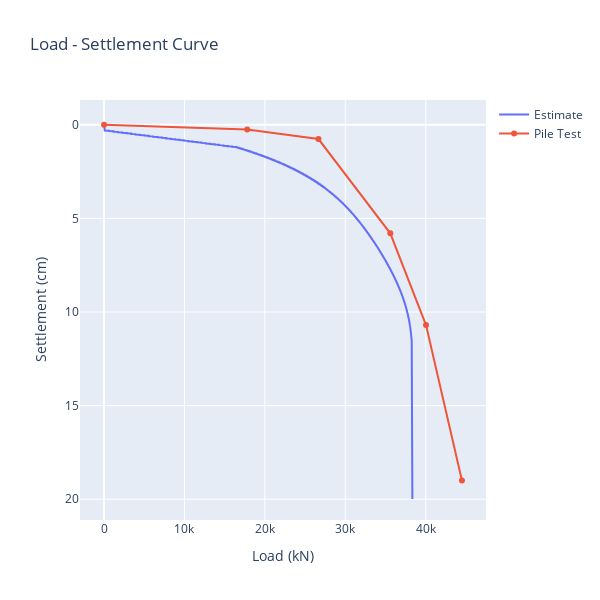

The cell this chart's notebook holds for it:
### Markdown cell above
Hasil uji pembebanan:

### Code cell
data_P = [0,17800,26660,35590,40033,44500]
data_S = [0,0.254,0.762,5.8,10.7,19.0]
data = [data_P,data_S]
p1.TZ_curve(S=20,test_data=data)

### Figure 1 — Plotly figure (JSON) as saved in the notebook; plotly's stock layout.template omitted (floating-point values rounded to 4 significant figures; data arrays with more than 128 entries replaced by an {"elided": "..."} marker saying what was removed)
{"data": [{"connectgaps": true, "name": "Estimate", "type": "scatter", "x": {"elided": "2000 int values"}, "y": {"elided": "2000 float values"}}, {"connectgaps": true, "name": "Pile Test", "type": "scatter", "x": [0, 17800, 26660, 35590, 40033, 44500], "y": [0, 0.254, 0.762, 5.8, 10.7, 19]}], "layout": {"height": 600, "title": {"text": "Load - Settlement Curve"}, "width": 600, "xaxis": {"title": {"text": "Load (kN)"}}, "yaxis": {"autorange": "reversed", "title": {"text": "Settlement (cm)"}}}}
